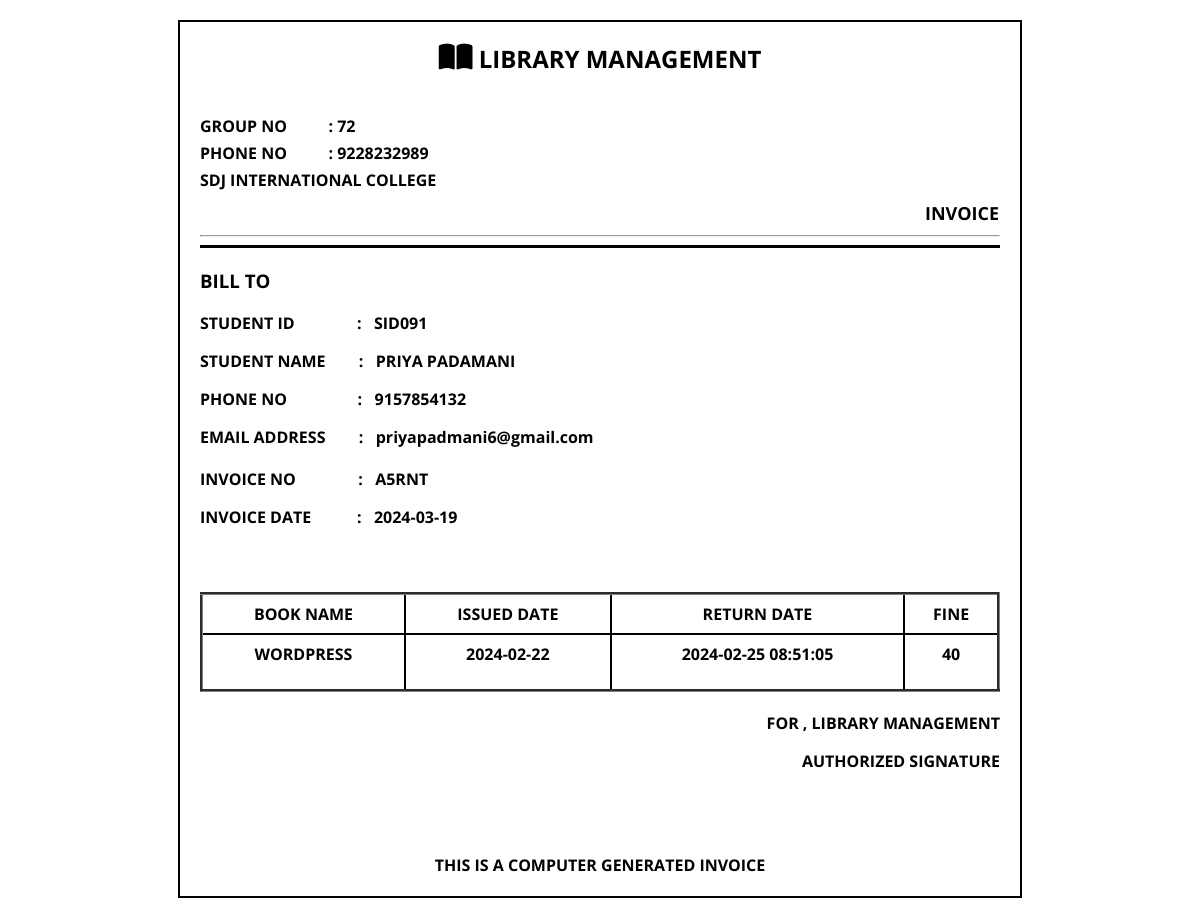
The page /admin/generate_receipt.php?pid=36 (signed in) on the database its author committed.
### tables this page shows
CREATE TABLE `tblissuedbookdetails` (
  `id` int(11) NOT NULL,
  `BookId` int(11) DEFAULT NULL,
  `StudentID` varchar(150) DEFAULT NULL,
  `IssuesDate` date DEFAULT current_timestamp(),
  `FineDate` date DEFAULT current_timestamp(),
  `ReturnDate` timestamp NULL DEFAULT NULL ON UPDATE current_timestamp(),
  `RetrunStatus` int(1) DEFAULT NULL,
  `fine` int(11) DEFAULT NULL
);

CREATE TABLE `tblstudents` (
  `id` int(11) NOT NULL,
  `StudentId` varchar(100) DEFAULT NULL,
  `FullName` varchar(120) DEFAULT NULL,
  `EmailId` varchar(120) DEFAULT NULL,
  `otp` int(11) NOT NULL,
  `MobileNumber` char(11) DEFAULT NULL,
  `Password` varchar(120) DEFAULT NULL,
  `Status` int(1) DEFAULT NULL,
  `RegDate` timestamp NULL DEFAULT current_timestamp(),
  `UpdationDate` timestamp NULL DEFAULT NULL ON UPDATE current_timestamp()
);

CREATE TABLE `tblbooks` (
  `id` int(11) NOT NULL,
  `BookName` varchar(255) DEFAULT NULL,
  `CatId` int(11) DEFAULT NULL,
  `AuthorId` int(11) DEFAULT NULL,
  `PubId` int(11) DEFAULT NULL,
  `ISBNNumber` varchar(25) DEFAULT NULL,
  `BookPrice` decimal(10,2) DEFAULT NULL,
  `bookImage` varchar(250) NOT NULL,
  `isIssued` int(1) DEFAULT NULL,
  `RegDate` timestamp NULL DEFAULT current_timestamp(),
  `UpdationDate` timestamp NULL DEFAULT NULL ON UPDATE current_timestamp()
);

### admin/generate_receipt.php (the view, shortened to what this page needs)
<?php
include('includes/config.php');
if (strlen($_SESSION['alogin']) == 0) {
  header('location:index.php');
} else {
    ?>
<!DOCTYPE html>
<html lang="en">
<head>
    <link rel="stylesheet" href="https://cdnjs.cloudflare.com/ajax/libs/font-awesome/6.5.1/css/all.min.css"
 />
    <link rel="stylesheet" href="https://cdnjs.cloudflare.com/ajax/libs/font-awesome/6.5.0/css/all.min.css"
 />
    <link rel="stylesheet" href="https://cdnjs.cloudflare.com/ajax/libs/font-awesome/5.7.0/css/all.min.css"
 />
    <link href="https://cdn.jsdelivr.net/npm/remixicon@3.2.0/fonts/remixicon.css" rel="stylesheet">
    <link href='https://unpkg.com/boxicons@2.0.9/css/boxicons.min.css' rel='stylesheet'>
    <link rel="stylesheet"
        href="https://maxst.icons8.com/vue-static/landings/line-awesome/line-awesome/1.3.0/css/line-awesome.min.css" />
</head>
<body>
    <div class="container">
        <header>
            <h1 style="text-align: center;">
                <i class="fa-solid fa-book-open" style="font-size: 30px;"></i>
                library management
            </h1>
            <p
                style="margin: 0; padding: 0; font-weight: bold; font-family: 'Open Sans', sans-serif; margin-top: 40px;">
                GROUP NO &nbsp;&nbsp;&nbsp;&nbsp;&nbsp;&nbsp;&nbsp;&nbsp;&nbsp;: 72</p>
            <p style="margin: 0; padding: 0; font-weight: bold; margin-top: 5px;">PHONE NO
                &nbsp;&nbsp;&nbsp;&nbsp;&nbsp;&nbsp;&nbsp;&nbsp; : 9228232989</p>
            <p style="margin: 0; padding: 0; font-weight: bold; margin-top: 5px;">SDJ INTERNATIONAL COLLEGE</p>
            <h2>INVOICE</h2>
        </header>
        <hr>
        <div style="height: 3px; background-color: black;"></div>
        <div class="content">
            <div class="billing-details">
                <?php
                $currentDate = date("Y-m-d");
        $pid = intval($_GET['pid']);
        $sql = "SELECT tblstudents.StudentId, tblstudents.FullName, tblstudents.EmailId, tblstudents.MobileNumber, tblbooks.BookName, tblbooks.ISBNNumber, tblissuedbookdetails.IssuesDate, tblissuedbookdetails.FineDate, tblissuedbookdetails.ReturnDate, tblissuedbookdetails.id as rid, tblissuedbookdetails.fine, tblissuedbookdetails.RetrunStatus, tblbooks.id as bid, tblbooks.bookImage FROM tblissuedbookdetails JOIN tblstudents ON tblstudents.StudentId=tblissuedbookdetails.StudentId JOIN tblbooks ON tblbooks.id=tblissuedbookdetails.BookId WHERE tblissuedbookdetails.id=:pid";
        $query = $dbh->prepare($sql);
        $query->bindParam(':pid', $pid, PDO::PARAM_STR);
        $query->execute();
        $results = $query->fetchAll(PDO::FETCH_OBJ);
        if ($query->rowCount() > 0) {
            foreach ($results as $result) {
                ?>
                <h3>Bill To</h3>
                <b>
                    <p>student id&nbsp;&nbsp;&nbsp;&nbsp;&nbsp;&nbsp;&nbsp;&nbsp;&nbsp;&nbsp;&nbsp;&nbsp;&nbsp;&nbsp; :&nbsp;&nbsp;
                        <?php echo htmlentities($result->StudentId); ?> </p>
                    <p>student Name&nbsp;&nbsp;&nbsp;&nbsp;&nbsp;&nbsp;&nbsp; :&nbsp;&nbsp;
                        <?php echo htmlentities($result->FullName); ?></p>
                    <p>phone
                        no&nbsp;&nbsp;&nbsp;&nbsp;&nbsp;&nbsp;&nbsp;&nbsp;&nbsp;&nbsp;&nbsp;&nbsp;&nbsp;&nbsp;&nbsp;&nbsp;
                        :&nbsp;&nbsp; <?php echo htmlentities($result->MobileNumber); ?></p>
                    <p>email address&nbsp;&nbsp;&nbsp;&nbsp;&nbsp;&nbsp;&nbsp; :&nbsp;&nbsp;
                        <span style='text-transform: lowercase;'><?php echo htmlentities(strtolower($result->EmailId)); ?></span></p>
                </b>
            </div>
            <div class="invoice-details">
                <b>
                    <p>Invoice No&nbsp;&nbsp;&nbsp;&nbsp;&nbsp;&nbsp;&nbsp;&nbsp;&nbsp;&nbsp;&nbsp;&nbsp;&nbsp;&nbsp; :&nbsp;&nbsp;
                        <span id="invoiceno"></span>
                    </p>
                    <p>Invoice Date&nbsp;&nbsp;&nbsp;&nbsp;&nbsp;&nbsp;&nbsp;&nbsp;&nbsp;&nbsp; :&nbsp;&nbsp;
                        <?php echo $currentDate; ?>
                    </p>
                </b>
            </div><br><br>
            <table border="3">
                <thead>
                    <tr>
                        <th>book name</th>
                        <th>issued date</th>
                        <th>return date</th>
                        <th>fine</th>
                    </tr>
                </thead>
                <tbody style="text-align: center;">
                    <tr>
                        <td><?php echo htmlentities($result->BookName); ?></p></td>
                        <td><?php echo htmlentities($result->IssuesDate); ?></p></td>
                        <td><?php echo htmlentities($result->ReturnDate); ?></p></td>
                        <td><?php echo htmlentities($result->fine); ?></p></td>
                    </tr>
                </tbody>
            </table>
            <?php }
        } ?>
            <footer>
                <b style="text-align: right;">
                    <p>for , library management</p>
                    <p>Authorized Signature</p>
                </b>
                <br><br><br>
                <strong>This is a computer generated invoice</strong>
            </footer>
        </div>
</body>
</html>
<?php } ?>

### admin/generate_receipt.php (style rules this page uses)
body { font-family: 'Open Sans', sans-serif; margin: 0; padding: 0; text-transform: uppercase; }
.container { width: 800px; margin: 20px auto; padding: 20px; border: 2px solid black; }
header h1 { font-size: 24px; font-weight: bold; margin: 0; }
header h2 { font-size: 18px; font-weight: bold; margin: 10px 725px; }
.content { margin-top: 20px; }
.billing-details, .invoice-details { margin-bottom: 20px; }
table { width: 100%; border-collapse: collapse; }
table th, table td { border: 2px solid black; padding: 8px; font-weight: bold; }
footer { margin-top: 20px; text-align: center; }

### rows shown on the page
tblissuedbookdetails: tblstudents.StudentId "SID091", tblstudents.FullName "PRIYA PADAMANI", tblstudents.MobileNumber "9157854132", tblstudents.EmailId "priyapadmani6@gmail.com", BookId.BookName "WORDPRESS", IssuesDate "2024-02-22", ReturnDate "2024-02-25 08:51:05", fine "40"
